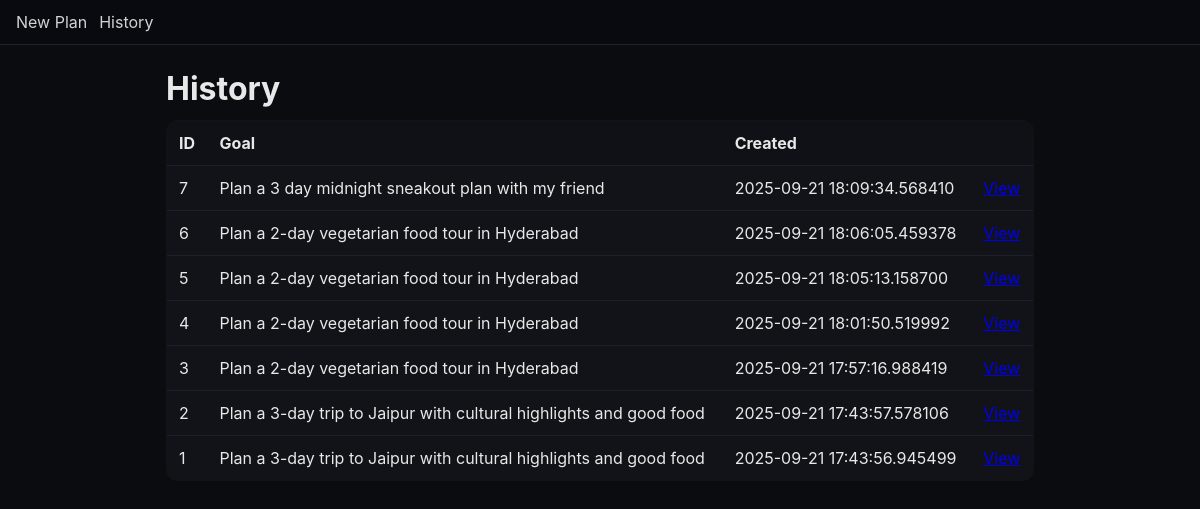
The app's page /history with its own data.
### app/db.py (models this page shows)
class Plan(Base):
    __tablename__ = "plans"
    id = Column(Integer, primary_key=True, index=True)
    goal = Column(Text, nullable=False)
    plan_markdown = Column(Text, nullable=False)     # human-readable
    plan_json = Column(Text, nullable=False)         # machine-structured
    created_at = Column(DateTime, default=datetime.utcnow)

### app/main.py (the view)
    @app.route("/history", methods=["GET"])
    def history():
        plans = app.session.query(Plan).order_by(Plan.created_at.desc()).all()
        return render_template("history.html", plans=plans)

### app/templates/history.html
{% extends "base.html" %}
{% block content %}
<h1>History</h1>
<table>
  <thead><tr><th>ID</th><th>Goal</th><th>Created</th><th></th></tr></thead>
  <tbody>
    {% for p in plans %}
    <tr>
      <td>{{ p.id }}</td>
      <td>{{ p.goal[:90] }}{% if p.goal|length > 90 %}…{% endif %}</td>
      <td>{{ p.created_at }}</td>
      <td><a href="{{ url_for('view_plan', plan_id=p.id) }}">View</a></td>
    </tr>
    {% endfor %}
  </tbody>
</table>
{% endblock %}

### app/templates/base.html (shortened to what this page needs)
<!doctype html>
<html lang="en">
<head>
  <link rel="stylesheet" href="{{ url_for('static', filename='style.css') }}"/>
</head>
<body>
  <nav>
    <a href="{{ url_for('index') }}">New Plan</a>
    <a href="{{ url_for('history') }}">History</a>
  </nav>
  <main>
    {% block content %}{% endblock %}
  </main>
</body>
</html>

### app/static/style.css (style rules this page uses)
:root { --bg:#0b0c10; --card:#121318; --text:#e8e8e8; --accent:#6ea8fe; --muted:#a0a0a0; }
* { box-sizing: border-box; }
body { margin:0; font-family:Inter,system-ui,-apple-system,Segoe UI,Roboto,Arial; background:var(--bg); color:var(--text); }
nav { display:flex; gap:12px; padding:12px 16px; background:#090a0f; border-bottom:1px solid #20222a; position:sticky; top:0; }
nav a { color:var(--text); text-decoration:none; opacity:.9; }
main { max-width:900px; margin:24px auto; padding:0 16px; }
h1 { margin:0 0 12px; }
table { width:100%; border-collapse:collapse; background:var(--card); border-radius:12px; overflow:hidden; border:1px solid #1e2027; }
thead { background:#0f1117; }
th, td { padding:12px; border-bottom:1px solid #1e2027; text-align:left; }

### records on screen
Plan: id "7", goal "Plan a 3 day midnight sneakout plan with my friend", created_at "2025-09-21 18:09:34.568410"
Plan: id "6", goal "Plan a 2-day vegetarian food tour in Hyderabad", created_at "2025-09-21 18:06:05.459378"
Plan: id "5", goal "Plan a 2-day vegetarian food tour in Hyderabad", created_at "2025-09-21 18:05:13.158700"
Plan: id "4", goal "Plan a 2-day vegetarian food tour in Hyderabad", created_at "2025-09-21 18:01:50.519992"
Plan: id "3", goal "Plan a 2-day vegetarian food tour in Hyderabad", created_at "2025-09-21 17:57:16.988419"
Plan: id "2", goal "Plan a 3-day trip to Jaipur with cultural highlights and good food", created_at "2025-09-21 17:43:57.578106"
Plan: id "1", goal "Plan a 3-day trip to Jaipur with cultural highlights and good food", created_at "2025-09-21 17:43:56.945499"
